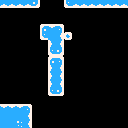

This game map was drawn from its Tiled (.tmx) file and the tilesets committed beside it. A one-line description and the full map source follow:
An orthogonal 16x16 tile map with 8x8 px tiles, 1 tile layer (Tile Layer 1).

<map version="1.8" tiledversion="1.8.2" orientation="orthogonal" renderorder="right-down" width="16" height="16" tilewidth="8" tileheight="8" infinite="0" nextlayerid="2" nextobjectid="1">
 <tileset firstgid="1" source="../tileset 1.tsx" />
 <layer id="1" name="Tile Layer 1" width="16" height="16">
  <data encoding="csv">
50,50,50,50,51,0,0,0,49,50,50,50,50,50,50,50,
0,0,0,0,0,0,0,0,0,0,0,0,0,0,0,0,
0,0,0,0,0,0,0,0,0,0,0,0,0,0,0,0,
0,0,0,0,0,17,18,19,0,0,0,0,0,0,0,0,
0,0,0,0,0,49,34,35,23,0,0,0,0,0,0,0,
0,0,0,0,0,0,33,35,0,0,0,0,0,0,0,0,
0,0,0,0,0,0,49,51,0,0,0,0,0,0,0,0,
0,0,0,0,0,0,17,19,0,0,0,0,0,0,0,0,
0,0,0,0,0,0,33,35,0,0,0,0,0,0,0,0,
0,0,0,0,0,0,33,35,0,0,0,0,0,0,0,0,
0,0,0,0,0,0,33,35,0,0,0,0,0,0,0,0,
0,0,0,0,0,0,49,51,0,0,0,0,0,0,0,0,
0,0,0,0,0,0,0,0,0,0,0,0,0,0,0,0,
18,18,18,19,0,0,0,0,0,0,0,0,0,0,0,0,
34,34,34,35,0,0,0,0,0,0,0,0,0,0,0,0,
34,34,36,35,0,0,0,0,0,0,0,0,0,0,0,0
</data>
 </layer>
</map>
